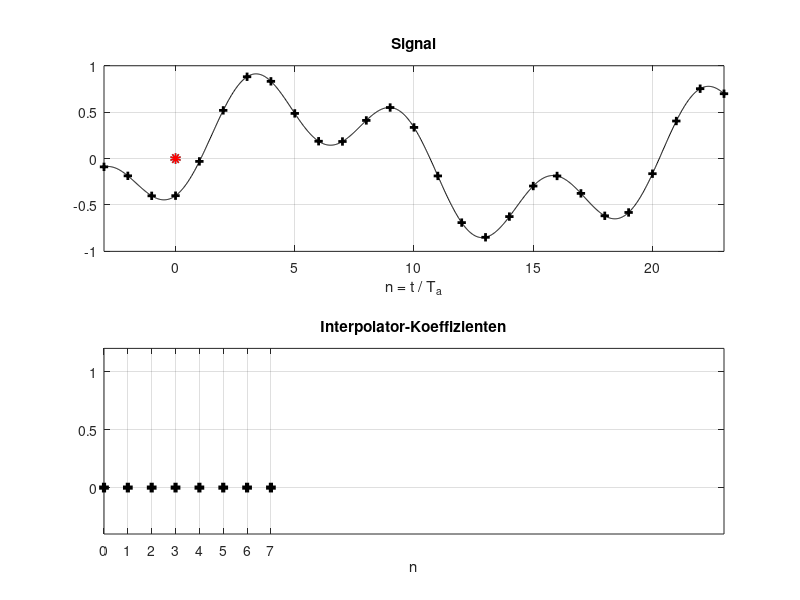

The MATLAB script that drew this image: (Note: this script raises an error after producing the figure.)
function ddc_interpolator_demo(step,t_pause)
% ddc_interpolator_demo(step,t_pause)
%
% Rekonstruktion eines kontinuierlichen Signals mit einem
% 8-Punkt-Polynom-Interpolator (Farrow-Interpolator)
%
%    step    - Schrittweite fuer die Interpolation (>= 0)
%    t_pause - Pause zwischen den Schritten (0.01 ... 1)
%
%------------------------------------------------
% (c) Eberhard Gamm (www.ibega.de),
%     LIKE (www.like.e-technik.uni-erlangen.de),
%     2013
%------------------------------------------------

close all;

if nargin < 1
    step = pi / 10;
end
if nargin < 2
    t_pause = 0.2;
end
t_pause = min( max( t_pause, 0.01 ), 1 );
if step <= 0
    error('Schrittweite muss groesser Null sein');
end

% kontinuierliches Eingangssignal x(t)
t = -3 : 0.02 : 24;
x_t = 0.6 * sin( pi * t / 10 ) - 0.4 * cos( t );

% diskretes Signal x[n]
n = t( 1 : 50 : end );
x_n = x_t( 1 : 50 : end );

figure(1);
s = get(0,'Screensize');
set( gcf, 'Position', [ 0.2*s(3) 0.2*s(4) 0.6*s(3) 0.6*s(4) ] );
subplot(2,1,1);
plot(t,x_t,'k-');
hold on;
plot(n,x_n,'ks','Linewidth',4,'Markersize',2);
h1 = plot(0,0,'co','Linewidth',4,'Markersize',4);
h2 = plot(0,0,'ro','Linewidth',4,'Markersize',4);
hold off;
grid;
axis([-3 23 -1 1]);
xlabel('n = t / T_a');
title('Signal');
subplot(2,1,2);
h3 = plot(0:7,zeros(1,8),'ks','Linewidth',4,'Markersize',3);
grid;
axis([0 26 -0.4 1.2]);
h4 = gca;
set( h4, 'XTick', 0 : 7 );
xlabel('n');
h5 = title('Interpolator-Koeffizienten');

n_pos = 0;
delta = 0;
first = 1;
while n_pos < 20
    % Indices der relevanten Werte des Eingangssignals
    idx = n_pos + ( 1 : 8 );
    % Koeffizienten des Interpolators berechnen
    h_i = interpolator_8( delta );
    % interpolierten Wert berechnen
    x_i = x_n(idx) * h_i.';
    try
        set( h1, 'XData', n(idx) );
        set( h1, 'YData', x_n(idx) );
        set( h2, 'XData', n_pos + delta );
        set( h2, 'YData', x_i );
        set( h3, 'YData', h_i );
        set( h4, 'XLim', [ 0 26 ] - n_pos );
        set( h5, 'String', sprintf( ...
             'Interpolator-Koeffizienten (pos = %d , delta = %.4f)', ...
             n_pos, delta ) );
        drawnow;
    catch
        break;
    end
    if first == 1
        first = 0;
        pause(1);
    else
        pause(t_pause);
    end
    % Position anpassen
    delta  = delta + step;
    n_step = floor( delta );
    delta  = delta - n_step;
    n_pos  = n_pos + n_step;
end
